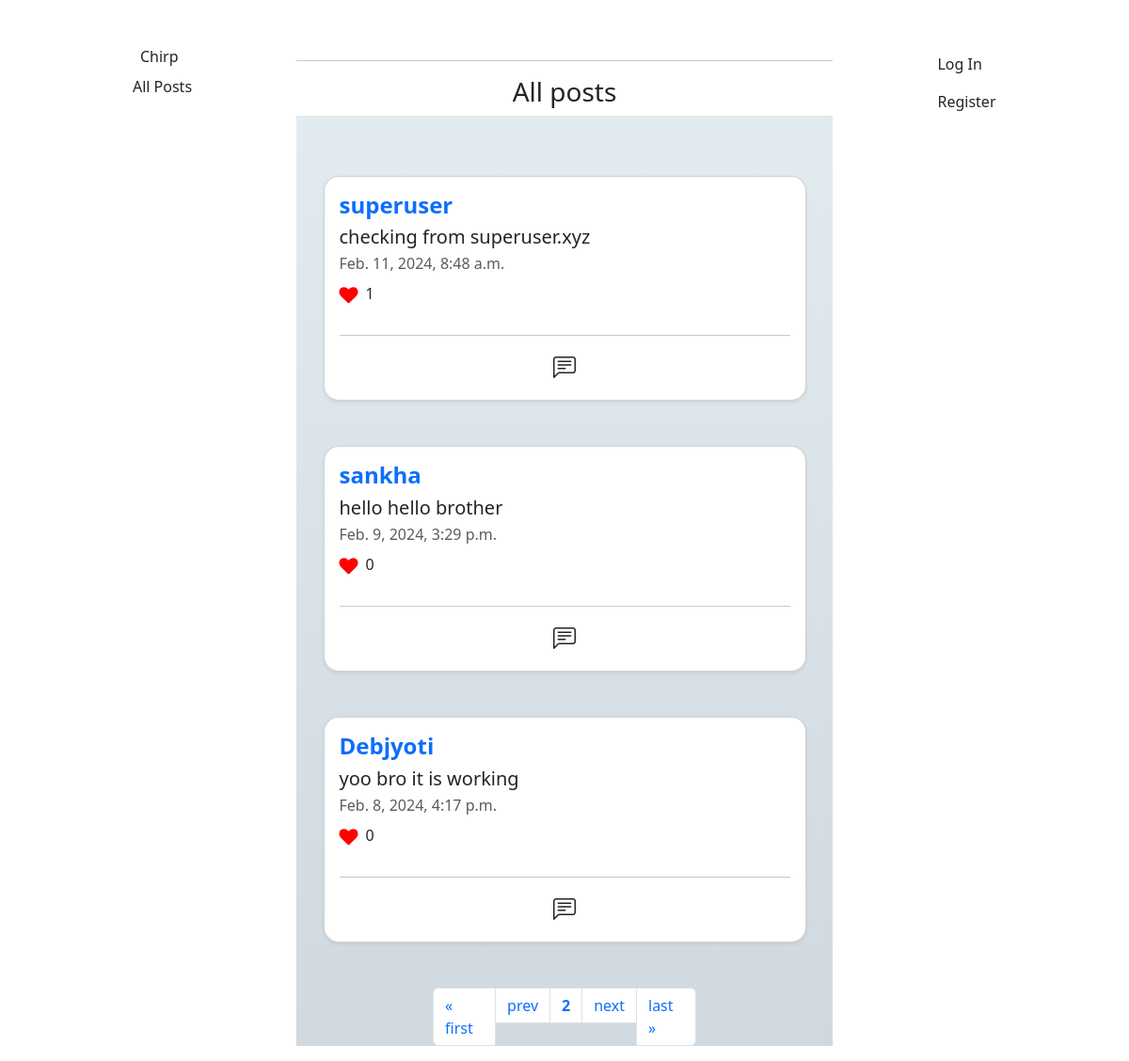
Page /?page=2 on the earlier database version.
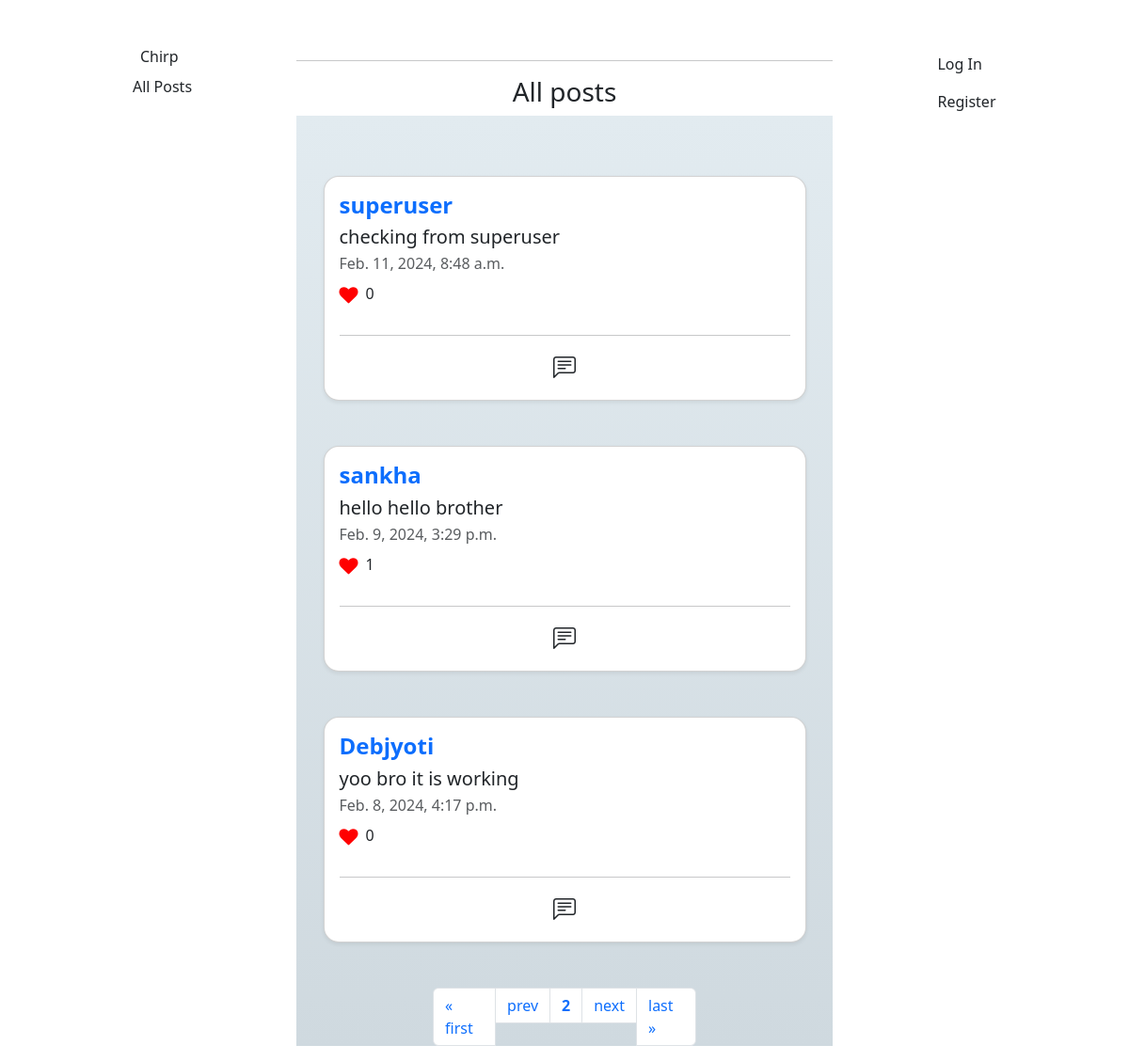
Same page on the later database version.
### network/models.py (models this page shows)
class Posts(models.Model):
    username = models.ForeignKey('User', null=True, on_delete=models.SET_NULL, related_name='all_posts')
    post_content = models.CharField(max_length=1000)
    creation_time = models.DateTimeField(auto_now_add=True, blank=True, null=True)
    likes = models.IntegerField(default=0)
    liked_by = models.ManyToManyField('User', blank=True, related_name='likes')

class User(AbstractUser, models.Model):
    follower_count = models.IntegerField(default=0)
    following_count = models.IntegerField(default=0)
    follower_list = models.ManyToManyField('User', blank=True, related_name='followers')
    following_list = models.ManyToManyField('User', blank=True, related_name='following')

### network/views.py (the view)
# urls.py: path("", views.index, name="index"),
def index(request):
    posts = Posts.objects.all().order_by('-creation_time')
    paginator = Paginator(posts, 3)
    page_number = request.GET.get("page")
    page_obj = paginator.get_page(page_number)
    return render(request, "network/index.html", {
        "post_form": PostForm(),
        "all_posts": page_obj,
        "all_comments": Comments.objects.all()
    })

### network/templates/network/index.html (shortened to what this page needs)
{% extends "network/layout.html" %}
{% load static %}
{% block body %}
  <hr>
  <h3 class="text-center">All posts </h3>
  <div class="pt-3" style="background: linear-gradient(to top, #cfd9df 0%, #e2ebf0 100%);">
    {% for post in all_posts %}
    <div class="product-container rounded-4 container-fluid card my-5 shadow-sm p-3" style="width: 90%;">
      <div class="d-flex justify-content-between">
        <a class="text-decoration-none" href="{% url 'profile' post.username %}">
          <h4 class="fw-bold">{{ post.username }}</h4>
        </a>
      </div>
      <h5 id="post-{{post.id}}">{{ post.post_content }}</h5>
      <p class="card-subtitle mb-2 text-muted">{{ post.creation_time }}</p>
      <div class="d-flex">
        <i class="fa fa-heart pt-1" style="font-size:20px;color:red"></i>
        <p class="px-2" id="likecount-{{post.id}}">{{ post.likes }}</p>
      </div>
      <hr>
      <div class="d-flex justify-content-around">
        <div id="loadcomment-{{post.id}}" onclick="load_comments(id)">
          <i class="bi bi-chat-left-text" style="font-size: 24px;"></i>
        </div>
      </div>
    </div>
  {% endfor %}
  <div class="product-container container-fluid" style="width: 25rem;">
    <ul class="pagination px-5">
      {% if all_posts.has_previous %}
        <li class="page-item">
          <a href="?page=1" class="page-link">&laquo; first</a>
        </li>
        <li class="page-item">
          <a href="?page={{ all_posts.previous_page_number }}" class="page-link">prev</a>
        </li>
      {% endif %}
      <li class="page-item">
          <p class="page-link fw-bold">{{ all_posts.number }}</p>
      </li>
      {% if all_posts.has_next %}
        <li class="page-item">
          <a href="?page={{ all_posts.next_page_number }}" class="page-link">next</a>
        </li>
        <li class="page-item">
          <a href="?page={{ all_posts.paginator.num_pages }}" class="page-link">last &raquo;</a>
        </li>
      {% endif %}
    </ul>
  </div>
  </div>
{% endblock %}

Differences in the rows shown:
changed Posts "superuser": post_content "checking from superuser.xyz" → "checking from superuser"; likes "1" → "0"
changed Posts "hello hello brother": likes "0" → "1"
